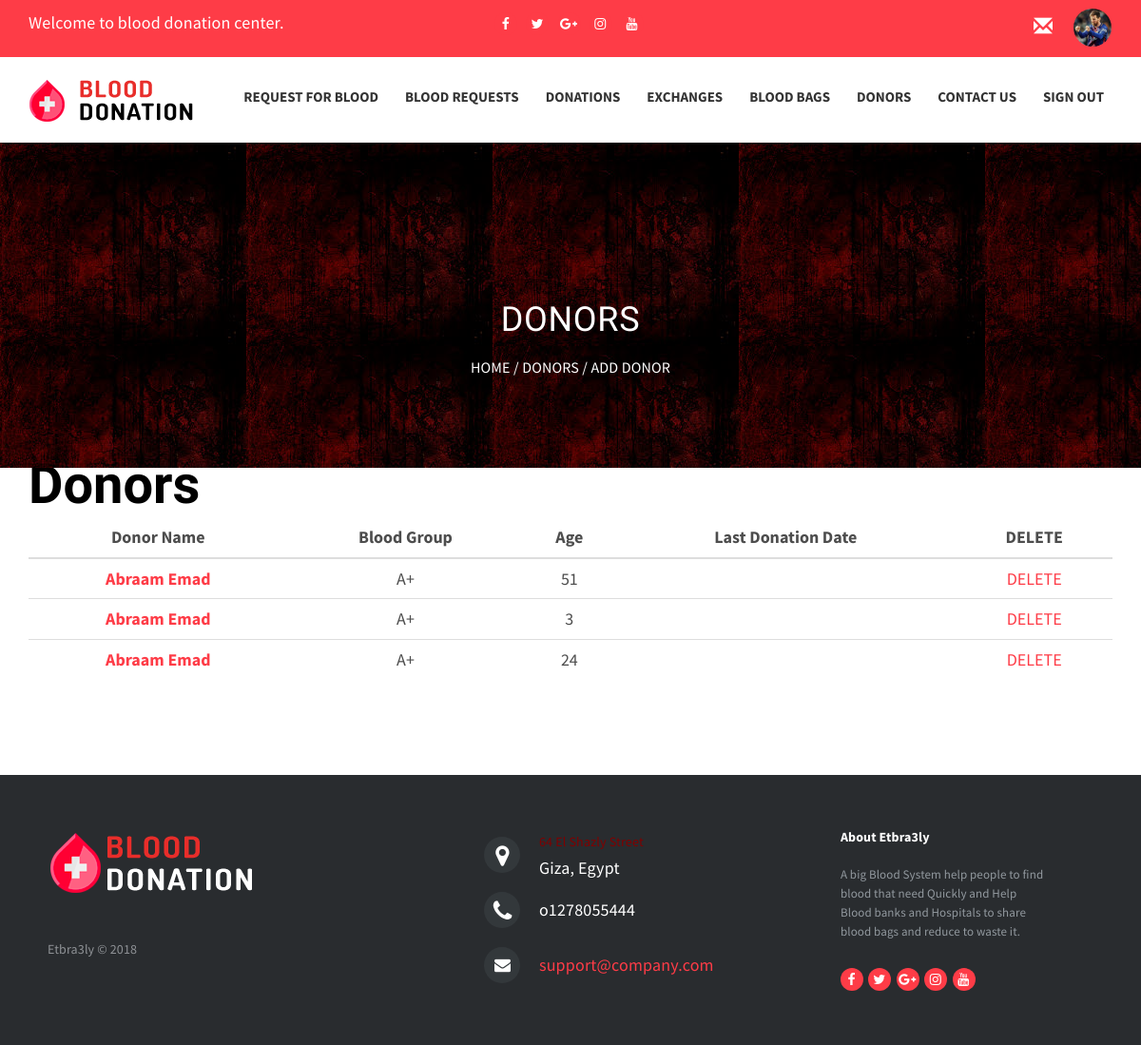
Screenshot of /APP/cpanel/BloodBankPages/BloodBankDonorList.php (signed in) with the database file from the repository.
### tables this page shows
CREATE TABLE `donor` (
  `donorID` int(10) NOT NULL,
  `SSN` int(20) NOT NULL,
  `firstName` varchar(15) NOT NULL,
  `middleName` varchar(15) NOT NULL,
  `lastName` varchar(15) NOT NULL,
  `dateOfBirth` varchar(20) NOT NULL,
  `gender` varchar(10) NOT NULL,
  `district` varchar(50) NOT NULL,
  `city` varchar(50) NOT NULL,
  `phoneNo` int(20) NOT NULL,
  `email` varchar(30) NOT NULL,
  `bloodGroup` varchar(10) NOT NULL,
  `photo` varchar(500) NOT NULL DEFAULT 'default_profile.jpg',
  `username` varchar(20) DEFAULT NULL,
  `password` varchar(50) DEFAULT NULL,
  `lastDonationDate` varchar(20) DEFAULT NULL,
  `bloodBankID` int(11) DEFAULT NULL
);

### APP/lib/organization.php (called while the page is built, shortened)
<?php
require_once '../../config.php';
class Organization
{
    public static function retreiveOrganizationById($organizationID)
    {
        global $dbh;
        $sql = $dbh->prepare("SELECT * FROM organization WHERE organizationID='$organizationID'");
        $sql->execute();
        $organization = $sql->fetch(PDO::FETCH_ASSOC);
        return $organization;
    }
}

### APP/lib/donor.php (called while the page is built, shortened)
<?php
require_once '../../config.php';
class Donor
{
    public static function retreiveAllDonorsByBloodBankID($bloodBankID)
    {
        global $dbh;
        $sql = $dbh->prepare("SELECT * FROM donor WHERE bloodBankID='$bloodBankID'");
        $sql->execute();
        $alldonors = $sql->fetchAll(PDO::FETCH_ASSOC);
        return $alldonors;
    }
}

### APP/cpanel/BloodBankPages/BloodBankDonorList.php (the view, shortened to what this page needs)
<?php
    require_once '../../model/bloodrequest.php';
    require_once '../../lib/organization.php';
    require_once '../../lib/donor.php';
    $bloodBank = Organization::retreiveOrganizationById($_SESSION['organizationID']);
?>
<link type="text/css" rel="stylesheet" href="https://cdn.jotfor.ms/css/styles/nova.css?3.3.5398" />
<link type="text/css" rel="stylesheet" href="https://cdn.jotfor.ms/themes/CSS/566a91c2977cdfcd478b4567.css?themeRevisionID=59fb4852cf3bfe589c6c6f21"/>
<link type="text/css" rel="stylesheet" href="https://cdn.jotfor.ms/css/styles/buttons/form-submit-button-light.css?3.3.5398"/>
<section class="page-header" data-stellar-background-ratio="1.2">
    <div class="container">
        <div class="row">
            <div class="col-sm-12 text-center">
                <h3>
                    Donors
                </h3>
                <p class="page-breadcrumb">
                    <a href="BloodBankHome.php">Home</a> / Donors / <a href="BloodBankAddDonor.php">Add Donor</a>
                </p>
            </div>
        </div>
    </div>
</section>
        <section>
                <div class="container">
                        <ul class="form-section page-section">
                                  <li id="cid_10" class="form-input-wide" data-type="control_head">
                                        <div class="form-header-group ">
                                          <div class="header-text httal htvam">
                                                <h1 id="header_10" class="form-header" data-component="header">
                                                  Donors
                                                </h1>
                                          </div>
                                        </div>
                                  </li>
                        </ul>
                        <table class="table">
                                <thead class="thead-dark">
                                        <tr>
                                                <th scope="col">Donor Name</th>
                                                <th scope="col">Blood Group</th>
                                                <th scope="col">Age</th>
                                                <th scope="col">Last Donation Date</th>
                                                <th scope="col">DELETE</th>
                                        </tr>
                                </thead>
                                <tbody>
                                    <?php
                                        $donors = Donor::retreiveAllDonorsByBloodBankID($bloodBank['organizationID']);
                                        if(is_array($donors) && count($donors)>0){
                                            foreach ($donors as $donor) {
                                            $toDayDate = date("d-m-20y");
                                            $donorBirthDate = $donor['dateOfBirth'];
                                            $age = round((strtotime($toDayDate)-strtotime($donorBirthDate))/(60*60*24*365));;
                                            echo '<tr>
                                                <th scope="row"><a href="BloodBankDonorDetails.php?id='.$donor['donorID'].'" > '.$donor['firstName'].' '.$donor['middleName'].' </a></th>
                                                <td>'.$donor['bloodGroup'].'</td>
                                                <td>'.$age.'</td>
                                                <td>'.$donor['lastDonationDate'].'</td>
                                                <td><a href="?action=delete&id='.$donor['donorID'].'" >DELETE</a></td>
                                            </tr>';
                                            }
                                        }else{
                                            echo '<tr>
                                                    <td colspan="5" style="text-align:center" scope="row"> There is no Blood Bags !!!</td>
                                                </tr>';
                                        }
                                    ?>
                                </tbody>
                        </table>
                </div>
        </section>

### APP/cpanel/template/css/base.css (style rules this page uses)
.footer-distributed { background-color: #292c2f; box-shadow: 0 1px 1px 0 rgba(0, 0, 0, 0.12); box-sizing: border-box; width: 100%; text-align: left; font: bold 16px sans-serif; padding: 55px 50px; margin-top: 80px; }
.footer-distributed .footer-left, .footer-distributed .footer-center, .footer-distributed .footer-right { display: inline-block; vertical-align: top; }
.footer-distributed .footer-left { width: 40%; }
.footer-distributed h3 { color: #ffffff; font: normal 36px 'Cookie', cursive; margin: 0; }
.footer-distributed .footer-company-name { color: #8f9296; font-size: 14px; font-weight: normal; margin: 0; }
.footer-distributed .footer-center { width: 35%; }
.footer-distributed .footer-center i { background-color: #33383b; color: #ffffff; font-size: 25px; width: 38px; height: 38px; border-radius: 50%; text-align: center; line-height: 42px; margin: 10px 15px; vertical-align: middle; }
.footer-distributed .footer-center i.fa-envelope { font-size: 17px; line-height: 38px; }
.footer-distributed .footer-center p { display: inline-block; color: #ffffff; vertical-align: middle; margin:0; }
.footer-distributed .footer-center p span { display:block; font-weight: normal; font-size:14px; line-height:2; }
.footer-distributed .footer-center p a { color: #5383d3; text-decoration: none;; }
.footer-distributed .footer-right { width: 20%; }
.footer-distributed .footer-company-about { line-height: 20px; color: #92999f; font-size: 13px; font-weight: normal; margin: 0; }
.footer-distributed .footer-company-about span { display: block; color: #ffffff; font-size: 14px; font-weight: bold; margin-bottom: 20px; }
.right-right-container a { float: right; color: white; margin-top: 3px; font-size: 35px; font-family: 'Dosis', sans-serif; border: 1px; border-color: #FE3C47; border-style: solid; background: #FE3C47; }
.top-bar-social { float:left; }
.left-container { width: 43%; height: 100%; float:left; margin-right:0px; padding-right:0px; }
.right-container { width: 57%; height: 100%; float:right; margin-left:0px; padding-left:0px; }
.left-right-container { width: 50%; height: 100%; float:left }
.right-right-container { width: 50%; height: 100%; float:right }
span { color:#800000; font:bold; }
.glyphicon { margin-right:10px; }

### APP/cpanel/BloodBankPages/BloodBankDonorList.php (style rules this page uses)
th,td { text-align: center }

### rows the page displays
donor: firstName "Abraam", middleName "Emad", bloodGroup "A+", dateOfBirth "51"
donor: firstName "Abraam", middleName "Emad", bloodGroup "A+", dateOfBirth "3"
donor: firstName "Abraam", middleName "Emad", bloodGroup "A+", dateOfBirth "24"
